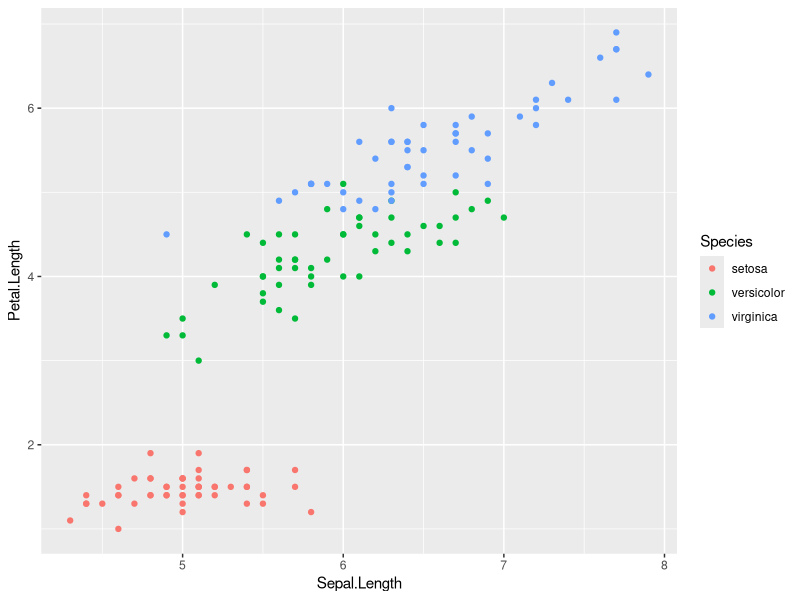
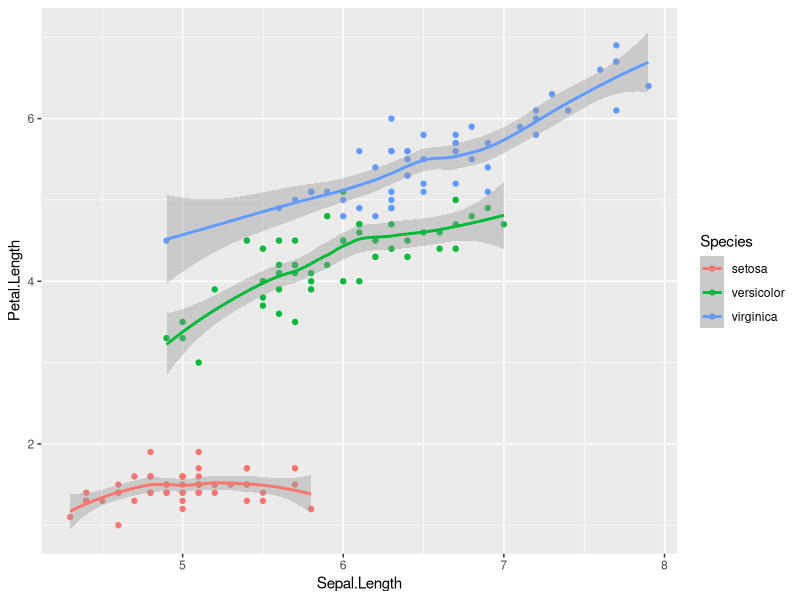
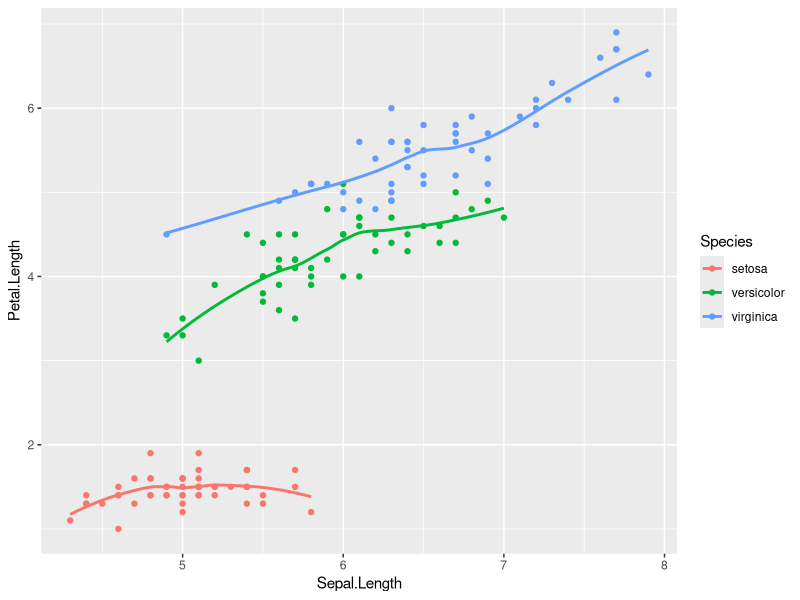
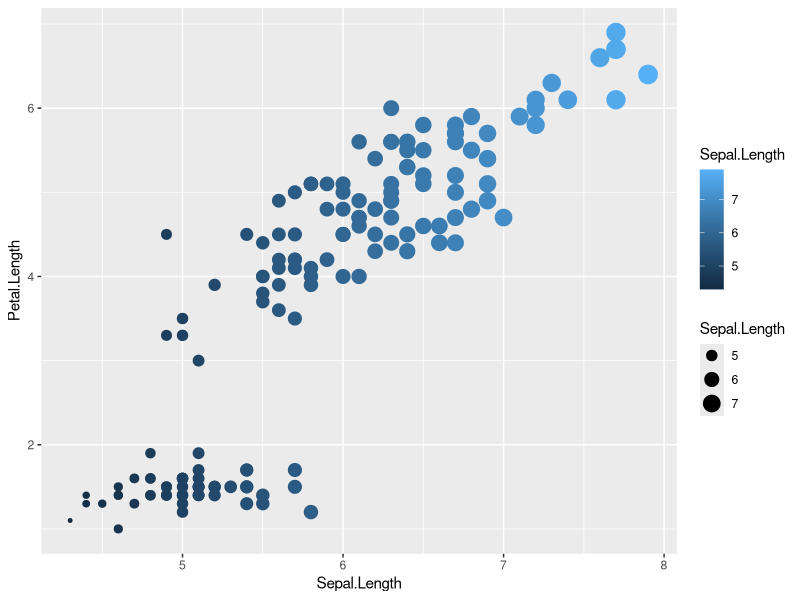
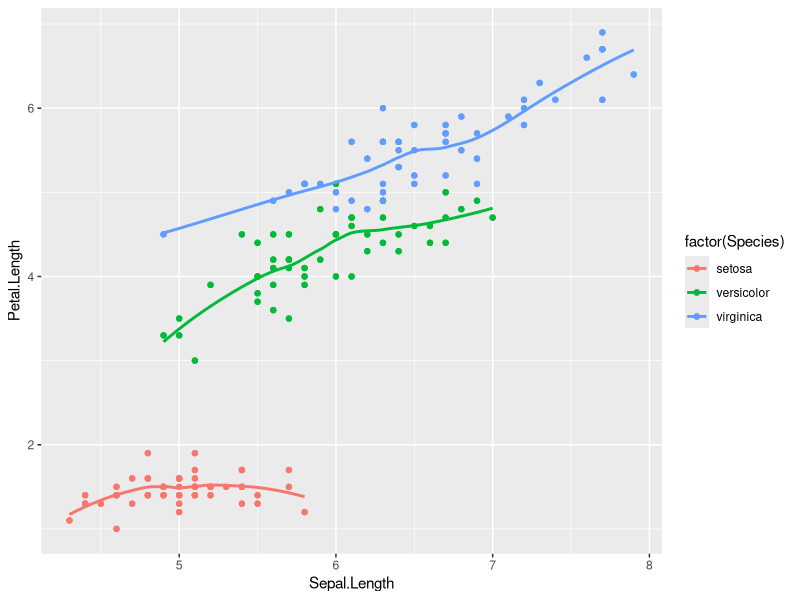
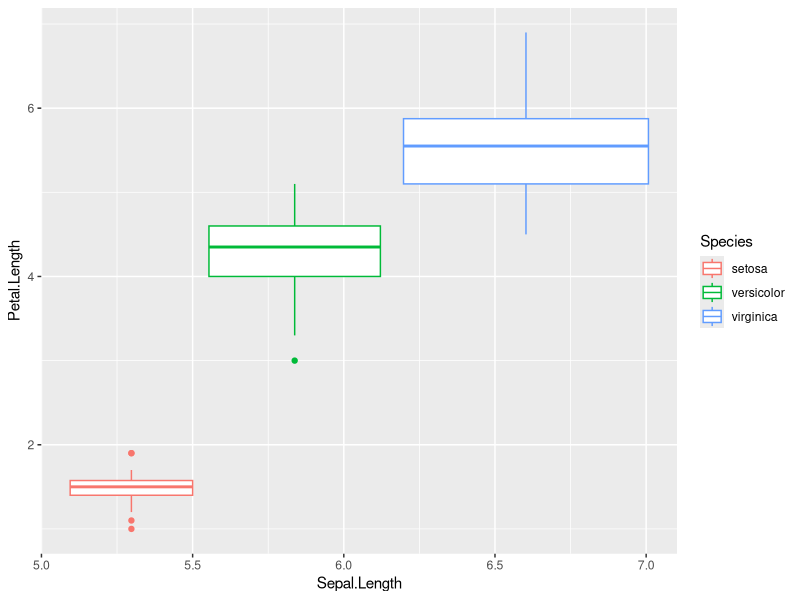
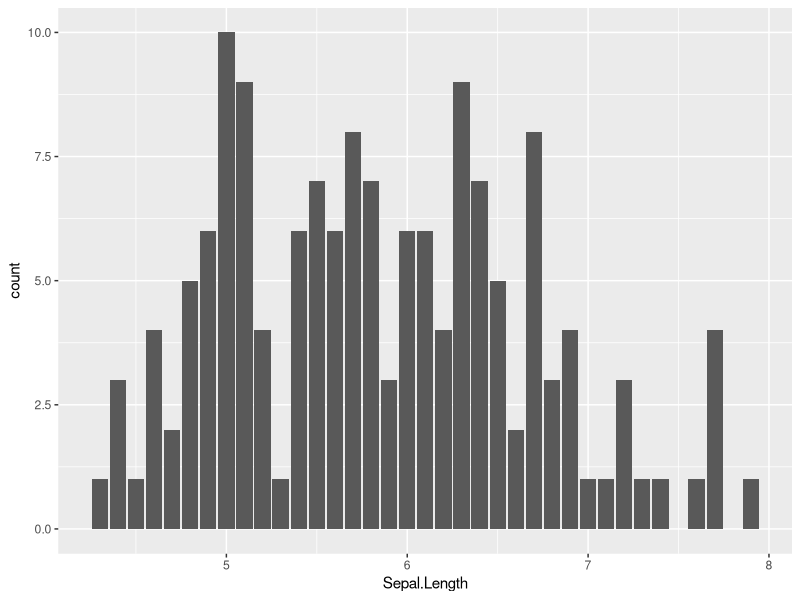
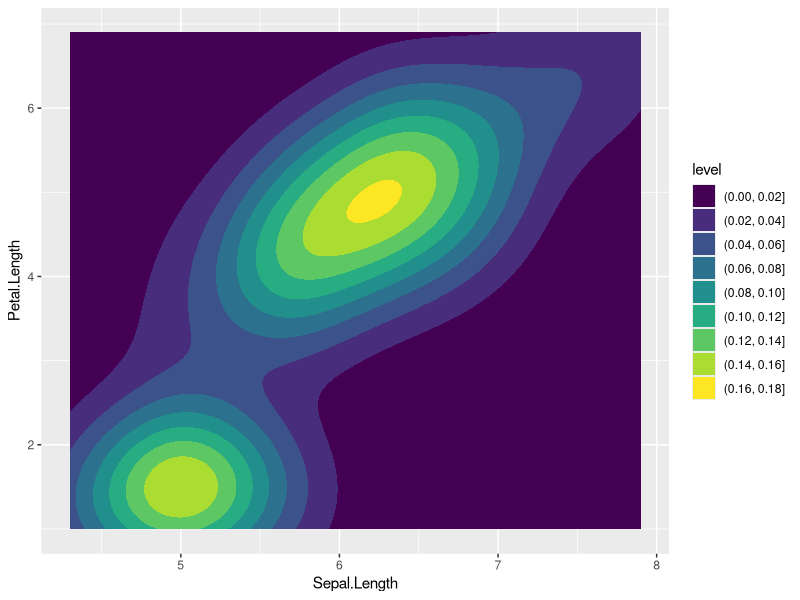

Write the R code that produced these figures, in order.
# load packages
library(ggplot2)
library(RColorBrewer)
library(viridis)
library(dplyr)
#load data 
data("iris")
# working with specific data chosen from iris data set
iris_length = select(iris, Sepal.Length, Petal.Length)
head(iris_length)
# setting Aesthetics and Geometries
iris_aes= ggplot(data = iris,aes(x = Sepal.Length, y = Petal.Length, color = Species))
iris_aes + geom_point()  # display with geom_point()
iris_aes + geom_point() + geom_smooth()  # trend line and area
iris_aes + geom_point() + geom_smooth(se=FALSE)
ggplot(data = iris, aes(x = Sepal.Length, y = Petal.Length, 
                        color = Sepal.Length, size = Sepal.Length)) + geom_point()
qplot(Sepal.Length, Petal.Length, data = iris, color = 
        factor(Species)) + 
  geom_point() + 
  geom_smooth(se=FALSE) # use qplot()
ggplot(data = iris, aes(x = Sepal.Length, y = Petal.Length, 
                        color = Species)) + geom_boxplot() # Boxplot with default options
ggplot(data=iris,aes(x=Sepal.Length)) + geom_bar() # bar plot 

ggplot(data=iris,aes(x=Sepal.Length, y = Petal.Length)) + 
  geom_density_2d_filled() # density plot 

ggplot(data=iris, aes(x=Sepal.Length,fill=Species)) + 
geom_histogram() # histogram plotting colours by species
ggplot(data=iris,aes(x=Sepal.Length,fill=Species)) + 
geom_histogram(binwidth = 0.05) # histogram bindwidth = 0.05

# Data VIsualisation with ggplot2: Setting Facets and Scales
install.packages("ggsci")
library(ggsci)

# Setting Faceting
iris_aes + geom_point() + geom_smooth(se=FALSE) + facet_wrap(~Species) # faceting soecified by species
iris_aes + geom_point() + geom_smooth(se=FALSE) + facet_wrap(~Species, scale='free_y') 

# Setting Scales
iris_aes +geom_point() + geom_smooth(se=FALSE) + facet_wrap(~Species, scale='free_y') + scale_x_continuous(limits = c(1,10)) # sepal length vs petal length with limit option x-axis 
iris_aes + geom_point() + geom_smooth(se=FALSE) + facet_wrap(~Species, scale='free_y') + scale_x_reverse() # reverse the x-axis

# Scales for colours, sizes and shapes
iris_aes + geom_point() + geom_smooth(se=FALSE) + facet_wrap(~Species, scale='free_y') + scale_shape_manual(values =c(3,16,17)) + scale_size_manual(values =c(2,3,4)) + scale_colour_manual(values =c('#669999', '#a3c2c2', '#b30059')) # setting colors, size and shape
iris_aes + geom_point() + geom_smooth(se=FALSE) + facet_wrap(~Species, scale='free_y') + scale_color_brewer(palette ="RdYlBu") # scale using RColorBrewer
new_iris <- iris_aes + geom_point(aes(color = Species)) + 
  geom_smooth(aes(color = Species, fill = Species), method = "lm") + 
  facet_wrap(~Species, scale='free_y') 
new_iris + scale_shape_manual(values = c(3,16,17)) + scale_size_manual(values = c(2,3,4)) + scale_color_viridis(discrete = TRUE, option = "D") + scale_fill_viridis(discrete = TRUE) # Scale using palette from viridis package

# The particular case of missing values

df_test <- data.frame(x = 1:10, y = 1:10, 
                      z = c(1, 2, 3, NA, 5, 6, 7, NA, 8, NA))
plot1 <- ggplot(df_test, aes(x, y)) + 
  geom_tile(aes(fill = z), size = 10)
plot1 # plotting with missing values
plot1 + scale_fill_gradient(na.value = NA) # give no color to NA values

# Setting Themes, Coordinates and Labels

# Setting Themes
new_iris + scale_color_tron() + scale_fill_tron() + theme_minimal() # use minimal theme function
new_iris + scale_color_tron() + scale_fill_tron() + 
  theme_minimal() + theme(legend.position = "bottom", 
                          panel.background = element_rect(fill = "#e0ebeb"), 
                          legend.key = element_rect(fill = "#669999")) # customize background and legends
new_iris + scale_color_tron() + scale_fill_tron() + 
  theme(legend.position=c(1,0), legend.justification = c(1,0)) # customize legends position and justification

# Setting coordinates
new_iris2 <- ggplot(data = iris) + geom_point(aes(x = Petal.Length, y = Petal.Width, color = Species)) + facet_wrap(~Species) + scale_color_tron() + scale_fill_tron()
new_iris2 + coord_fixed(ratio = 2) # fix ratio from x to y axis
new_iris2 + coord_trans(x = "log2", y = "log2") # logarithmic transformation
